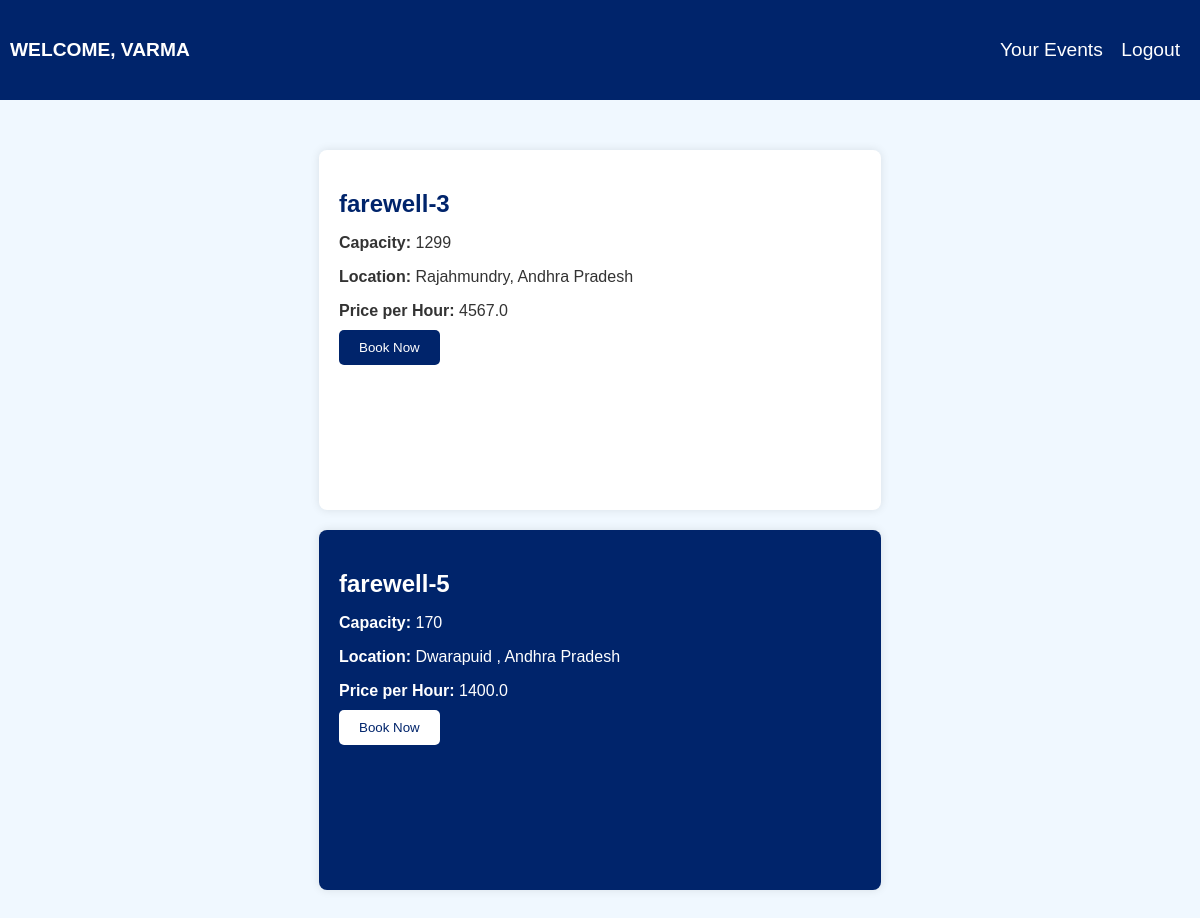
Page /home (signed in) on the earlier database version.
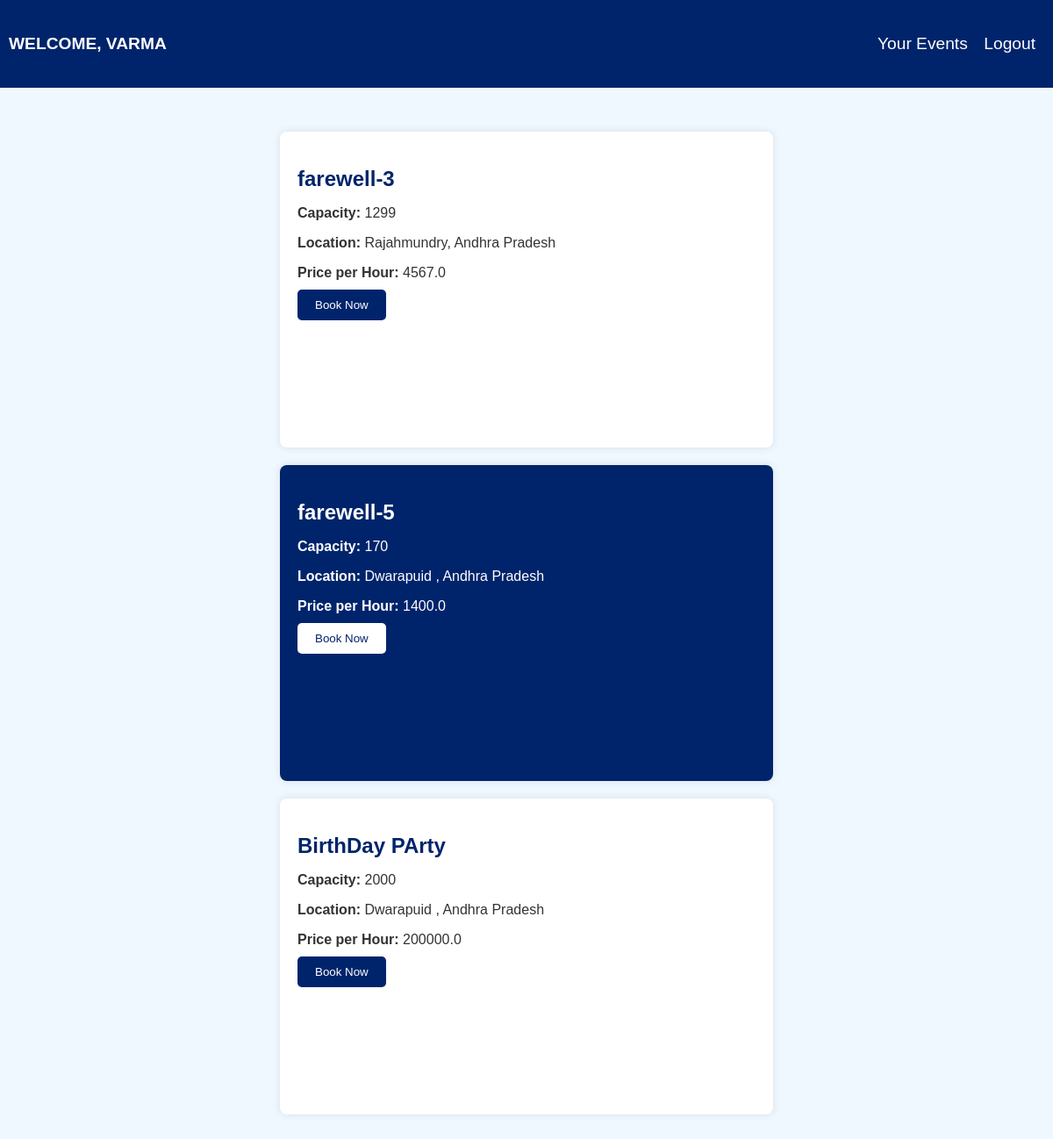
Same page on the later database version.
### models.py (models this page shows, shortened)
class Event(db.Model):
    id = db.Column(db.Integer, primary_key=True)
    event_name = db.Column(db.String(100), nullable=False)
    capacity = db.Column(db.Integer, nullable=False)
    location = db.Column(db.String(100), nullable=False)
    price_per_hour = db.Column(db.Float, nullable=False)
    status = db.Column(db.Boolean, default=True)
    book_events = db.relationship('BookEvent', backref='event', cascade='all, delete-orphan')

### app.py (the view)
@app.route('/home')
def landinghome():
    if not is_logged_in():
        return redirect(url_for('login'))
    user = session['user']
    if session["role"] == "ADMIN":
        events = Event.query.all()
        return render_template("admin.html", user=user, events=events)
    events = Event.query.filter_by(status=True).all()
    return render_template("userhome.html", user=user, events=events)

### app.py (called while the page is built)
def is_logged_in():
    return 'user' in session

### templates/userhome.html (shortened to what this page needs)
<!DOCTYPE html>
<html lang="en">
<head>
</head>
<body>
    <div class="header">
        <div class="logo">
            <span>WELCOME, {{ session['user'].upper() }} </span>
        </div>
        <div class="links">
            <a href="/getall" >Your Events</a>
            <a href="/logout" onclick="alert('Your session may be deleted')">Logout</a>
        </div>
    </div>
    <div class="container">
        {% for event in events %}
            <form action="/book-event" method="post" class="event-item {% if loop.index is even %}card-blue{% else %}card-white{% endif %}">
                <h2>{{ event.event_name }}</h2>
                <p><strong>Capacity:</strong> {{ event.capacity }}</p>
                <p><strong>Location:</strong> {{ event.location }}</p>
                <p><strong>Price per Hour:</strong> {{ event.price_per_hour }}</p>
                <p class="status {% if event.status %}green{% else %}red{% endif %}">
                    {% if event.status %}
                        <input type="submit" value="Book Now">
                    {% else %}
                        Booked
                    {% endif %}
                </p>
            </form>
        {% endfor %}
    </div>
</body>
</html>

### templates/userhome.html (style rules this page uses)
body { font-family: Arial, sans-serif; background-color: #F0F8FF; margin: 0; padding: 0; display: flex; flex-direction: column; height: 100vh; padding-top: 60px; }
.header { position: fixed; top: 0; left: 0; width: 100%; height: 10vh; background-color: #00246B; color: white; padding: 10px 0; text-align: center; font-size: 1.2rem; z-index: 100; display: flex; flex-direction: row; align-items: center; justify-content: space-between; }
.header .links { margin-right: 20px; width: 15%; display: flex; direction: row; align-items: center; justify-content: space-between; }
.logo { font-weight: 700; }
.links a { font-weight: 500; color: white; text-decoration: none; }
.container { flex: 1; padding: 20px; margin-top: 60px; display: flex; flex-wrap: wrap; justify-content: center; }
.event-item { height: 40vh; width: 45%; margin: 10px; padding: 20px; border-radius: 8px; box-shadow: 0 0 10px rgba(0, 0, 0, 0.1); transition: background-color 0.3s ease-in-out; }
.event-item p { color: #333; margin-bottom: 10px; }
.event-item h2 { margin-bottom: 15px; }
.status { font-weight: bold; margin-top: 10px; }
.status.green { color: green; }
.card-blue { background-color: #00246B; color: white; }
.card-white { background-color: white; color:#00246B; }
.card-blue input[type="submit"] { background-color: white; color: #00246B; border: none; padding: 10px 20px; border-radius: 5px; cursor: pointer; }
.card-white input[type="submit"] { background-color: #00246B; color: white; border: none; padding: 10px 20px; border-radius: 5px; cursor: pointer; }
.card-blue p { color: white; }
.header span { margin-left: 10px; animation: from-left 1s forwards; }

Differences in the rows shown:
added Event: event_name "BirthDay PArty", capacity "2000", location "Dwarapuid , Andhra Pradesh", price_per_hour "200000.0"
